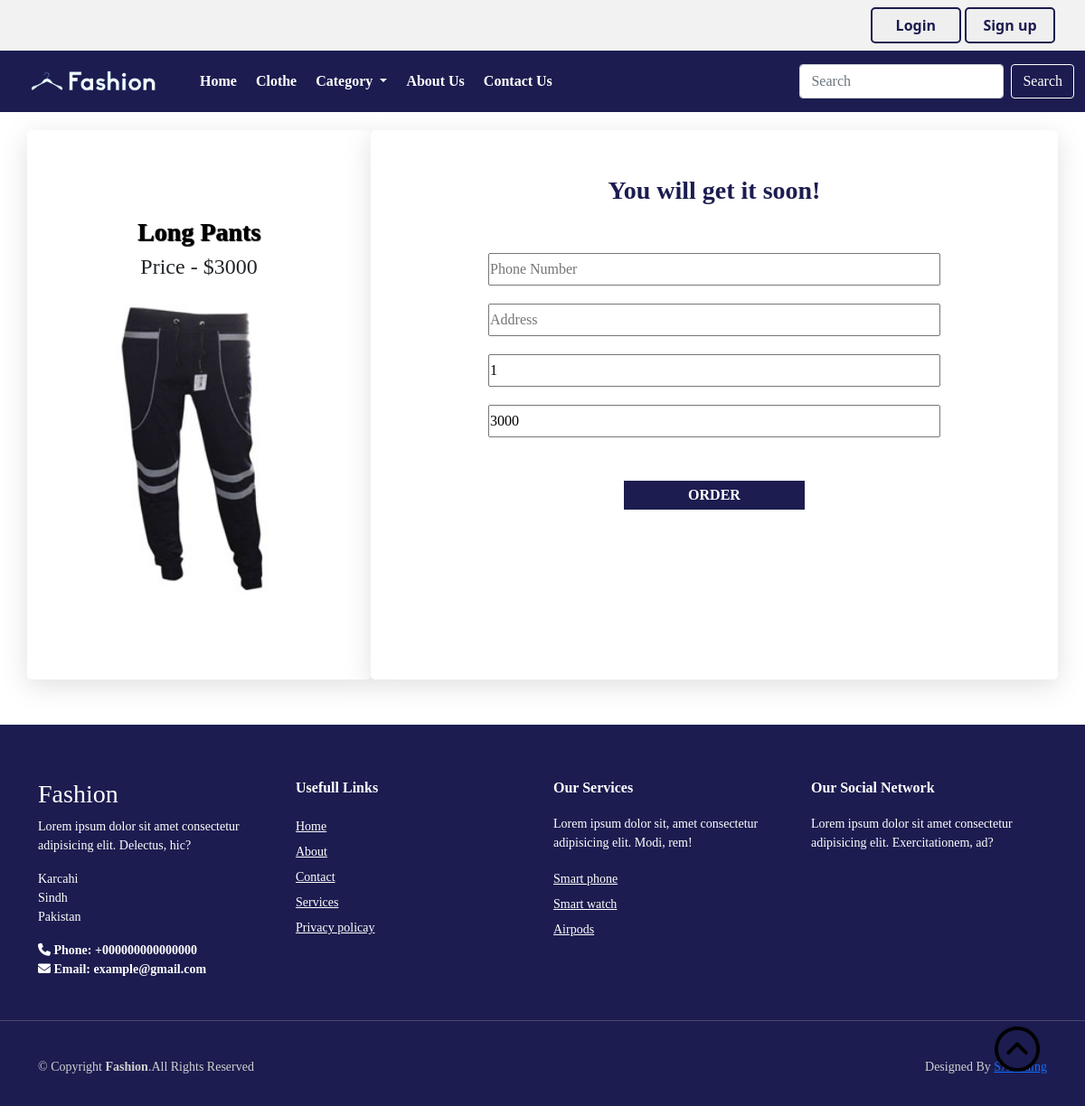
Screenshot of /order.php?id=3 (signed in) with the database file from the repository.
### tables this page shows
CREATE TABLE `product` (
  `pro_id` int NOT NULL AUTO_INCREMENT,
  `pro_name` varchar(100) DEFAULT NULL,
  `pro_price` int DEFAULT NULL,
  `pro_img` varchar(100) DEFAULT NULL,
  `pro_detail` varchar(100) DEFAULT NULL,
  `pro_category` int DEFAULT NULL,
  PRIMARY KEY (`pro_id`),
  KEY `pro_category` (`pro_category`),
  CONSTRAINT `product_ibfk_1` FOREIGN KEY (`pro_category`) REFERENCES `category` (`cat_id`)
);

### order.php (the view, shortened to what this page needs)
<?php
    include('dbcon.php');
    if(isset($_GET['id'])){
        $pro_id = $_GET['id'];
        $sql = "SELECT * FROM product WHERE pro_id='$pro_id'";
        $res = mysqli_query($conn, $sql);
        if($res && mysqli_num_rows($res) > 0){
            $data = mysqli_fetch_assoc($res);
        }
    }
?>
<?php
    include('head.php');
    include('topnav.php');
    include('nav.php');
?>
<div class="container login">
    <div class="row">
        <div class="col-md-4 d-flex flex-column align-items-center justify-content-center bg-white" id="side1">
            <h3 style="margin-top:20px;color:black;"><?php echo $data["pro_name"];?></h3>
            <h4 style="text-align:center;">Price - $<span id="price"><?php echo $data['pro_price'];?></span></h4>
            <p><img src="image/<?php echo $data['pro_img'];?>" width="300px" alt=""></p>
        </div>
        <div class="col-md-8" id="side2">
            <h3>You will get it soon!</h3>
            <form action="" method="post">
                <div class="inp">
                    <input type="text" name="cus_phno" placeholder="Phone Number" required>
                    <input type="text" name="cus_address" placeholder="Address" required>
                    <input id="qty" type="number" name="qty" placeholder="Quantity" value='1' required>
                    <input id="total" type="number" name="amount" placeholder="Amount">
                </div>
                <div id="login" class="mt-5"><button type="submit" name="order">ORDER</button></div>
            </form>
        </div>
    </div>
</div>
<?php
    include('footer.php');
?>
<a href="#" class="arrow"><i><img src="./image/up-arrow.png" alt="" width="50px"></i></a>
</body>
</html>

### style.css (style rules this page uses)
* { margin: 0; padding: 0; box-sizing: border-box; }
html { scroll-behavior: smooth; }
.arrow { position: fixed; background-color: #1c1c50; border-radius: 50px; height: 50px; bottom: 40px; right: 50px; text-decoration: none; align-items: center; line-height: 50px; }
.login { width: 50%; margin: 20px; font-family: 'Roboto Slab', serif; }
#side1 { background-color: #1c1c50; height: 76vh; border-radius: 5px; box-shadow: rgba(100,100,111,0.2) 0px 7px 29px 0px; }
#side1 h3 { color: white; font-weight: bold; text-shadow: 1px 1px 1px black; margin-top: 200px; align-items: center; text-align: center; }
#side1 p { color: white; font-weight: bold; align-items: center; text-align: center; }
#side2 { background-color: white; border-radius: 5px; box-shadow: rgba(100,100,111,0.2) 0px 7px 29px 0px; align-items: center; text-align: center; }
#side2 h3 { margin-top: 50px; color: #1c1c50; font-weight: bold; }
#side2 .inp { margin-top: 32px; }
#side2 input { width: 500px; margin-top: 20px; height: 36px; align-items: center; }
#login { margin-top: 10px; }
#login button { width: 200px; height: 32px; color: white; background-color: #1c1c50; border: none; font-weight: bold; }

### rows the page displays
product: pro_name "Long Pants", pro_price "3000", pro_img (picture)
